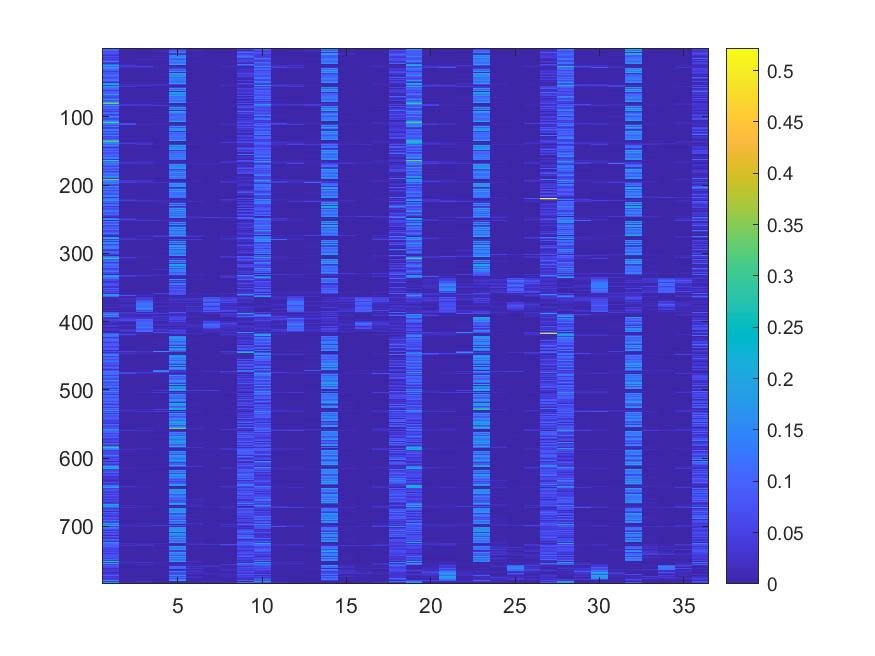
%> input picture save.jpg, 875 x 656 px
$ octave --eval "result = hog1(imread('save.jpg'));"   (GNU Octave 9; MATLAB toolbox functions it lacks are replaced by stand-ins)
%> lines starting %> are read from the running program, lines starting %| are printed output that depends on the picture
function a=hog1(img)% 1、%灰度化
img=rgb2gray(img);
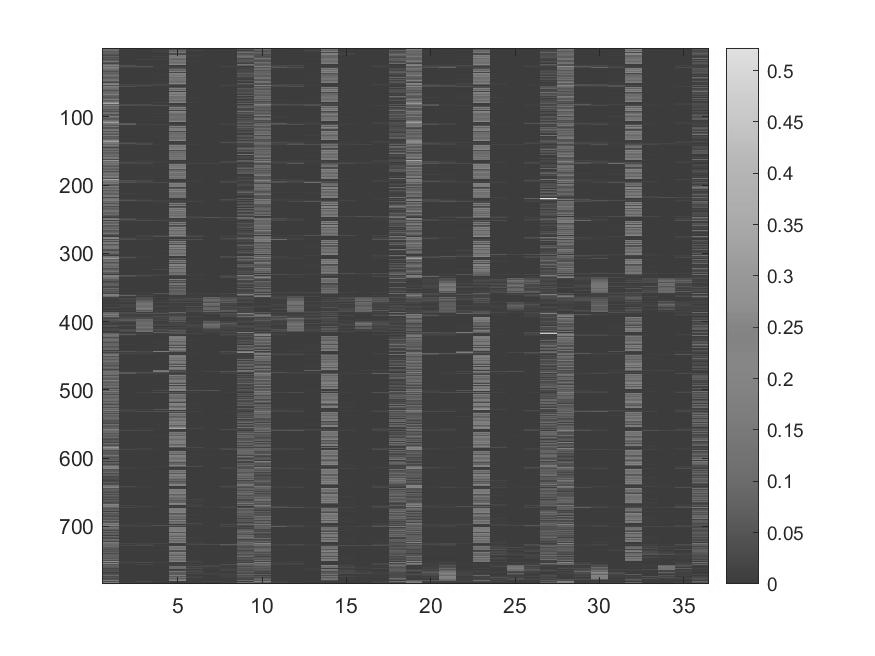
%> img: size 656x875 uint8; min 10, max 255, mean 146.2
img=double(img);
%> img: size 656x875 double

step=8;      %step*step个像素作为一个cell
[m1 n1]=size(img);
%> m1 = 656; n1 = 875
%改变图像尺寸为step的最近整数倍
img=imresize(img,[floor(m1/step)*step,floor(n1/step)*step],'nearest');
%> img: size 656x872 double
[m n]=size(img);
%> m = 656; n = 872

% 2、%伽马校正
img=sqrt(img);
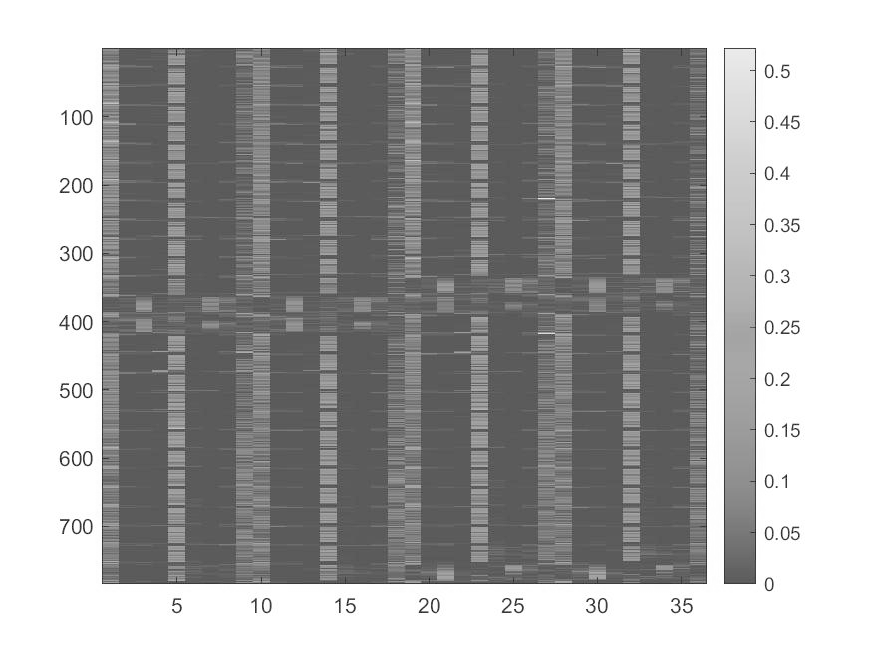
%> img: size 656x872 double; min 3.16, max 15.97, mean 11.5; drawn with min black and max white

% 3、求梯度和方向
fy=[-1 0 1];        %定义竖直模板
fx=fy';             %定义水平模板
Iy=imfilter(img,fy,'replicate');    %竖直梯度
Ix=imfilter(img,fx,'replicate');    %水平梯度
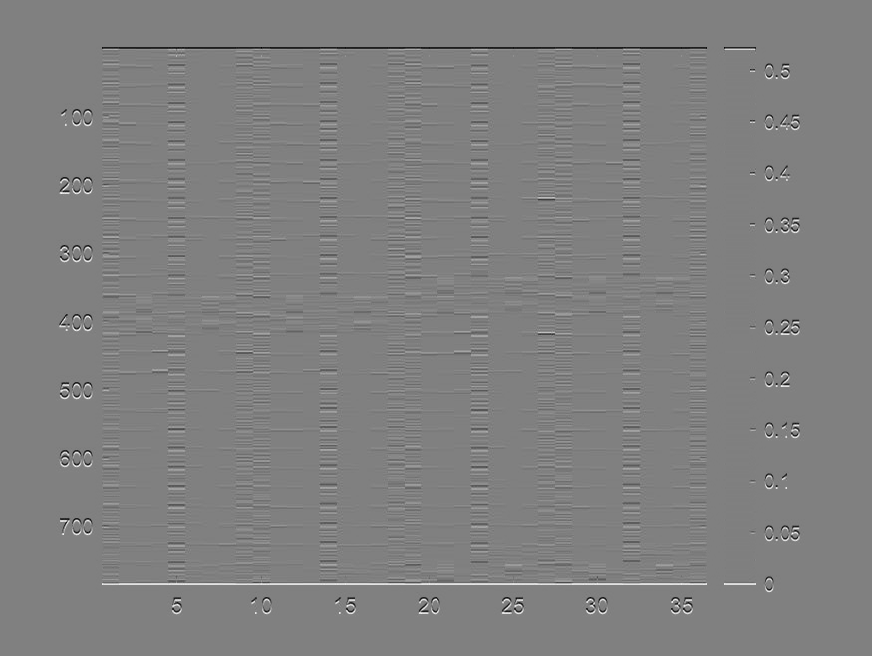
%> Ix: size 656x872 double; min -12.81, max 12.65, mean 3.38e-18; drawn with min black and max white
Ied=sqrt(Ix.^2+Iy.^2);              %梯度值
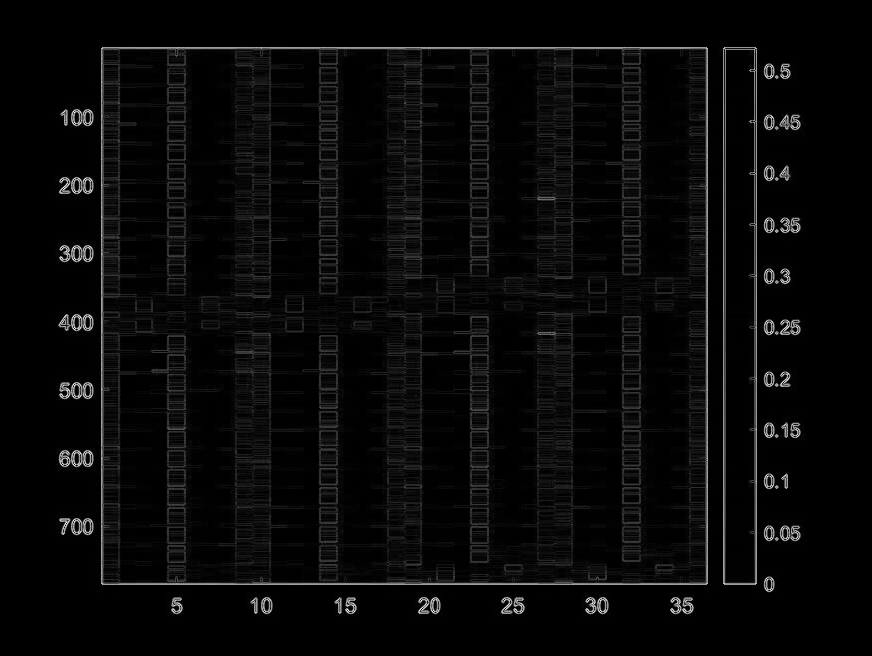
%> Ied: size 656x872 double; min 0, max 15.8, mean 0.545; drawn with min black and max white
Iphase=Iy./Ix;              %边缘斜率，有些为inf,-inf,nan，其中nan需要再处理一下
the=atan(Iphase)*180/3.14159; %求梯度角度

for i=1:m
    for j=1:n
        if(Ix(i,j)>=0&Iy(i,j)>=0) %第一象限
            the(i,j)=the(i,j);
        elseif(Ix(i,j)<=0&Iy(i,j)>=0) %第二象限
            the(i,j)=the(i,j)+180;
        elseif(Ix(i,j)<=0&Iy(i,j)<=0) %第三象限
            the(i,j)=the(i,j)+180;
        elseif(Ix(i,j)>=0&Iy(i,j)<=0) %第四象限
            the(i,j)=the(i,j)+360;
        end

        if isnan(the(i,j))==1  %0/0会得到nan，如果像素是nan，重设为0
            the(i,j)=0;
        end

    end
end
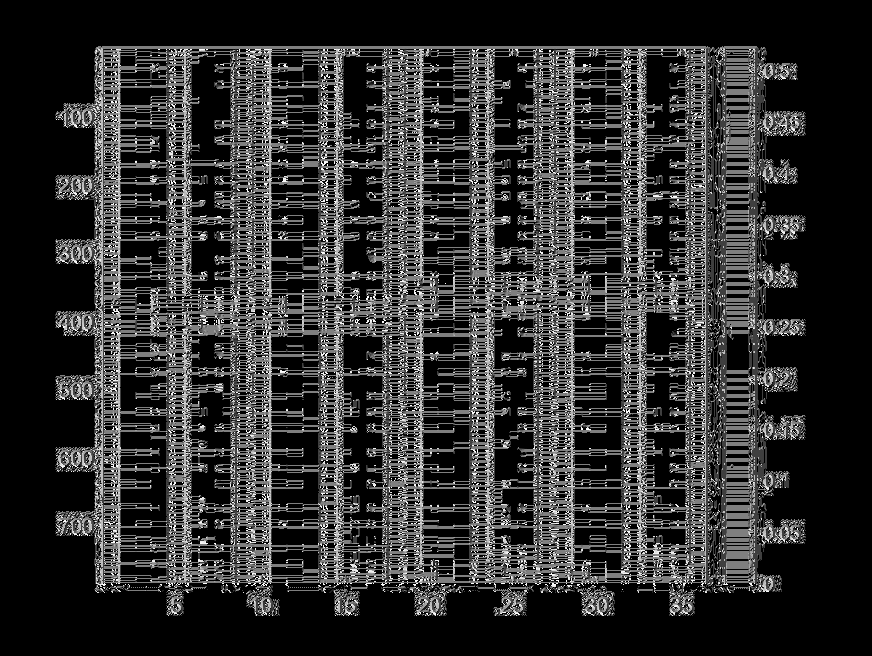
%> the: size 656x872 double; min 0, max 359.8, mean 67.3; drawn with min black and max white
the=the+0.000001; %防止角度为0

% 4、划分cell，求cell的直方图( 1 cell = 8*8 pixel )
clear i j;
%下面是求cell
step=8;                %step*step个像素作为一个cell
orient=9;               %方向直方图的方向个数
jiao=360/orient;        %每个方向包含的角度数
Cell=cell(1,1);              %所有的角度直方图,cell是可以动态增加的，所以先设了一个
ii=1;
jj=1;

for i=1:step:m
    ii=1;
    for j=1:step:n
        Hist1(1:orient)=0;
        for p=1:step
            for q=1:step
                %梯度方向直方图
                Hist1(ceil(the(i+p-1,j+q-1)/jiao))=Hist1(ceil(the(i+p-1,j+q-1)/jiao))+Ied(i+p-1,j+q-1);
            end
        end
        Cell{ii,jj}=Hist1;       %放入Cell中
        ii=ii+1;
    end
    jj=jj+1;
end
%> after the loop, Cell = 8938 items; Hist1 = [0 0 0 0 0 0 0 0 0]; jj = 83

% 5、划分block，求block的特征值,使用重叠方式( 1 block = 2*2 cell )
clear m n i j;
[m n]=size(Cell);
%> m = 109; n = 82
feature=cell(1,(m-1)*(n-1));
%> feature = 8748 items
for i=1:m-1
    for j=1:n-1
        block=[];
        block=[Cell{i,j}(:)' Cell{i,j+1}(:)' Cell{i+1,j}(:)' Cell{i+1,j+1}(:)'];
        block=block./sum(block); %归一化
        feature{(i-1)*(n-1)+j}=block;
    end
end
%> this loop made 108 passes

% 6、图像的HOG特征值
[m n]=size(feature);
%> m = 1; n = 8748
l=2*2*orient;
featureVec=zeros(1,n*l);
for i=1:n
    featureVec((i-1)*l+1:i*l)=feature{i}(:);
end

%到此结束，feature即为所求
%下面是为了显示而写的
l=length(feature);
%> l = 8748
f=[];
for i=1:l
    f=[f;feature{i}(:)'];
end
hog1=f;
figure(1)
imagesc(f)
colorbar
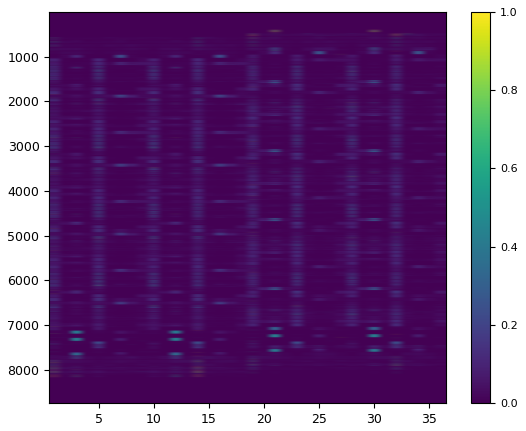
%> figure redrawn from the program's plot data
saveas(gcf, 'save.jpg'); %保存当前窗口的图像
  a=imread('save.jpg');
%> a is the input picture: size 656x875x3 uint8; mean R, G, B 139.6, 136.7, 212.7
  a=a(30:end-30,30:end-30,:);
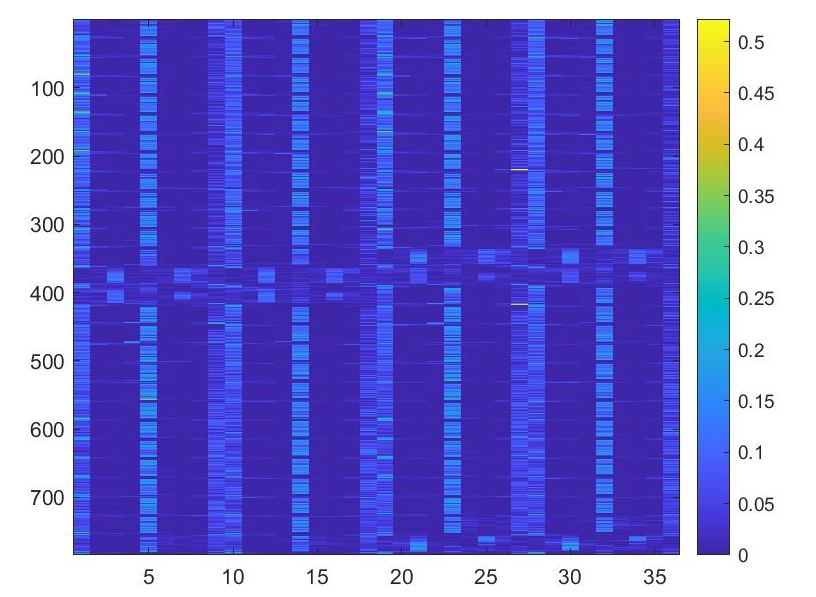
%> a: size 597x816x3 uint8; mean R, G, B 119.1, 115.6, 205.2
